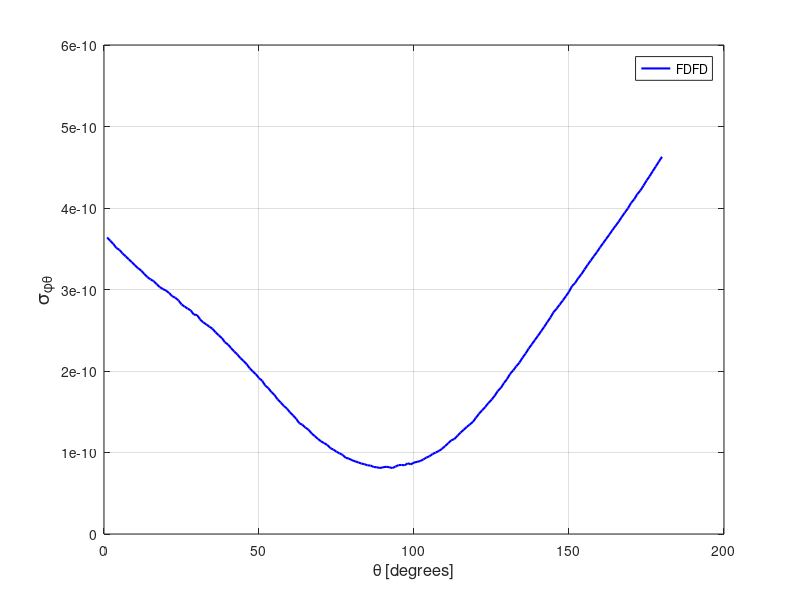

Source code (MATLAB):
spt = [ 
    1  0.36384004E-09
    2  0.35996264E-09
    3  0.35586084E-09
    4  0.35102424E-09
    5  0.34848072E-09
    6  0.34409622E-09
    7  0.34055583E-09
    8  0.33697134E-09
    9  0.33346984E-09
   10  0.32967545E-09
   11  0.32606406E-09
   12  0.32328498E-09
   13  0.31892586E-09
   14  0.31521782E-09
   15  0.31248176E-09
   16  0.31031097E-09
   17  0.30655881E-09
   18  0.30297065E-09
   19  0.30051281E-09
   20  0.29871960E-09
   21  0.29576241E-09
   22  0.29173100E-09
   23  0.28993066E-09
   24  0.28677427E-09
   25  0.28171010E-09
   26  0.27905112E-09
   27  0.27651906E-09
   28  0.27425962E-09
   29  0.26912170E-09
   30  0.26877839E-09
   31  0.26331545E-09
   32  0.25972621E-09
   33  0.25715072E-09
   34  0.25439190E-09
   35  0.25180760E-09
   36  0.24735791E-09
   37  0.24379893E-09
   38  0.24056582E-09
   39  0.23532254E-09
   40  0.23241893E-09
   41  0.22801742E-09
   42  0.22406882E-09
   43  0.22043556E-09
   44  0.21579719E-09
   45  0.21239616E-09
   46  0.20840325E-09
   47  0.20339905E-09
   48  0.19942761E-09
   49  0.19599632E-09
   50  0.19121268E-09
   51  0.18812868E-09
   52  0.18220765E-09
   53  0.17901346E-09
   54  0.17413863E-09
   55  0.17058256E-09
   56  0.16517751E-09
   57  0.16128687E-09
   58  0.15716684E-09
   59  0.15384846E-09
   60  0.14931538E-09
   61  0.14550666E-09
   62  0.14133866E-09
   63  0.13588310E-09
   64  0.13409375E-09
   65  0.13045677E-09
   66  0.12793813E-09
   67  0.12320789E-09
   68  0.12015480E-09
   69  0.11668416E-09
   70  0.11366617E-09
   71  0.11158959E-09
   72  0.10929400E-09
   73  0.10546434E-09
   74  0.10354487E-09
   75  0.10101422E-09
   76  0.98870204E-10
   77  0.97039932E-10
   78  0.93423567E-10
   79  0.92526389E-10
   80  0.90550484E-10
   81  0.89195193E-10
   82  0.87927346E-10
   83  0.86453192E-10
   84  0.85668805E-10
   85  0.84282178E-10
   86  0.83986290E-10
   87  0.82220959E-10
   88  0.81881037E-10
   89  0.80966137E-10
   90  0.81831174E-10
   91  0.82499022E-10
   92  0.81961216E-10
   93  0.80899593E-10
   94  0.82635017E-10
   95  0.84502662E-10
   96  0.84694605E-10
   97  0.84406385E-10
   98  0.86766636E-10
   99  0.85466252E-10
  100  0.87653676E-10
  101  0.88534832E-10
  102  0.89476891E-10
  103  0.91495353E-10
  104  0.93793501E-10
  105  0.95411810E-10
  106  0.98190012E-10
  107  0.99956467E-10
  108  0.10193012E-09
  109  0.10435147E-09
  110  0.10783596E-09
  111  0.11131631E-09
  112  0.11486059E-09
  113  0.11649545E-09
  114  0.12052924E-09
  115  0.12442118E-09
  116  0.12784158E-09
  117  0.13119900E-09
  118  0.13449715E-09
  119  0.13754882E-09
  120  0.14278857E-09
  121  0.14765066E-09
  122  0.15186266E-09
  123  0.15598076E-09
  124  0.16071830E-09
  125  0.16476594E-09
  126  0.16940080E-09
  127  0.17528966E-09
  128  0.17914779E-09
  129  0.18512400E-09
  130  0.19004583E-09
  131  0.19639253E-09
  132  0.20075633E-09
  133  0.20580578E-09
  134  0.21029689E-09
  135  0.21623443E-09
  136  0.22148408E-09
  137  0.22750082E-09
  138  0.23269016E-09
  139  0.23808400E-09
  140  0.24332056E-09
  141  0.24873545E-09
  142  0.25420069E-09
  143  0.25998645E-09
  144  0.26554051E-09
  145  0.27209782E-09
  146  0.27644084E-09
  147  0.28149866E-09
  148  0.28652233E-09
  149  0.29179625E-09
  150  0.29732047E-09
  151  0.30428793E-09
  152  0.30815694E-09
  153  0.31406111E-09
  154  0.31870490E-09
  155  0.32456207E-09
  156  0.33024924E-09
  157  0.33549136E-09
  158  0.34074582E-09
  159  0.34586478E-09
  160  0.35158054E-09
  161  0.35676659E-09
  162  0.36209616E-09
  163  0.36732464E-09
  164  0.37284881E-09
  165  0.37804437E-09
  166  0.38309353E-09
  167  0.38894543E-09
  168  0.39434159E-09
  169  0.39947240E-09
  170  0.40599193E-09
  171  0.41057624E-09
  172  0.41693962E-09
  173  0.42135342E-09
  174  0.42724732E-09
  175  0.43358342E-09
  176  0.43899062E-09
  177  0.44511367E-09
  178  0.45101811E-09
  179  0.45698154E-09
  180  0.46289378E-09
  181  0.46889292E-09
  182  0.47432408E-09
  183  0.48086984E-09
  184  0.48715632E-09
  185  0.49311033E-09
  186  0.49879006E-09
  187  0.50602206E-09
  188  0.51215931E-09
  189  0.51753601E-09
  190  0.52396826E-09
  191  0.53075738E-09
  192  0.53595001E-09
  193  0.54218136E-09
  194  0.54833893E-09
  195  0.55403176E-09
  196  0.55938570E-09
  197  0.56553612E-09
  198  0.57112343E-09
  199  0.57765537E-09
  200  0.58239885E-09
  201  0.58730854E-09
  202  0.59213562E-09
  203  0.59809868E-09
  204  0.60296207E-09
  205  0.60659078E-09
  206  0.61043864E-09
  207  0.61576949E-09
  208  0.61920491E-09
  209  0.62137312E-09
  210  0.62409478E-09
  211  0.62747896E-09
  212  0.63093131E-09
  213  0.63187444E-09
  214  0.63463729E-09
  215  0.63637196E-09
  216  0.63672184E-09
  217  0.63945954E-09
  218  0.63964711E-09
  219  0.63826305E-09
  220  0.63757738E-09
  221  0.63833566E-09
  222  0.63656685E-09
  223  0.63632549E-09
  224  0.63566286E-09
  225  0.63371153E-09
  226  0.63191807E-09
  227  0.62965150E-09
  228  0.62639827E-09
  229  0.62232786E-09
  230  0.61938044E-09
  231  0.61800864E-09
  232  0.61576177E-09
  233  0.60903266E-09
  234  0.60574379E-09
  235  0.60179367E-09
  236  0.59974420E-09
  237  0.59171690E-09
  238  0.58550714E-09
  239  0.58202504E-09
  240  0.57509447E-09
  241  0.57126320E-09
  242  0.56465815E-09
  243  0.55833321E-09
  244  0.55403593E-09
  245  0.54981847E-09
  246  0.54528315E-09
  247  0.53640681E-09
  248  0.53202076E-09
  249  0.52771543E-09
  250  0.52367094E-09
  251  0.51700560E-09
  252  0.51230109E-09
  253  0.50572163E-09
  254  0.50501053E-09
  255  0.49909160E-09
  256  0.49360321E-09
  257  0.49172710E-09
  258  0.48530818E-09
  259  0.48040827E-09
  260  0.47867854E-09
  261  0.47518339E-09
  262  0.47056098E-09
  263  0.46648557E-09
  264  0.46157569E-09
  265  0.46140497E-09
  266  0.45786461E-09
  267  0.45514670E-09
  268  0.45386303E-09
  269  0.45146112E-09
  270  0.45090010E-09
  271  0.44904711E-09
  272  0.44829104E-09
  273  0.44874188E-09
  274  0.44632789E-09
  275  0.44443693E-09
  276  0.44517665E-09
  277  0.44503046E-09
  278  0.44328910E-09
  279  0.44592596E-09
  280  0.44636508E-09
  281  0.44665333E-09
  282  0.44597026E-09
  283  0.44873066E-09
  284  0.44914347E-09
  285  0.44921597E-09
  286  0.45238643E-09
  287  0.45325646E-09
  288  0.45531129E-09
  289  0.45653389E-09
  290  0.46096771E-09
  291  0.46115331E-09
  292  0.46556231E-09
  293  0.46688381E-09
  294  0.47107196E-09
  295  0.47114851E-09
  296  0.47406279E-09
  297  0.47780324E-09
  298  0.47969739E-09
  299  0.48273824E-09
  300  0.48207971E-09
  301  0.48439741E-09
  302  0.48832821E-09
  303  0.49211279E-09
  304  0.49626731E-09
  305  0.49673260E-09
  306  0.50168952E-09
  307  0.50050458E-09
  308  0.50175653E-09
  309  0.50442128E-09
  310  0.50887294E-09
  311  0.50811566E-09
  312  0.50687060E-09
  313  0.50968435E-09
  314  0.51128518E-09
  315  0.50941129E-09
  316  0.51307003E-09
  317  0.51027871E-09
  318  0.51276861E-09
  319  0.51246823E-09
  320  0.51332860E-09
  321  0.51317423E-09
  322  0.51141241E-09
  323  0.50856069E-09
  324  0.50789800E-09
  325  0.50747545E-09
  326  0.50560728E-09
  327  0.50411758E-09
  328  0.50064347E-09
  329  0.49698412E-09
  330  0.49513521E-09
  331  0.49356225E-09
  332  0.48945692E-09
  333  0.48414400E-09
  334  0.48009430E-09
  335  0.47861531E-09
  336  0.47409549E-09
  337  0.47121868E-09
  338  0.46703807E-09
  339  0.46201948E-09
  340  0.45802939E-09
  341  0.45379964E-09
  342  0.45058335E-09
  343  0.44417348E-09
  344  0.44118759E-09
  345  0.43585119E-09
  346  0.43150988E-09
  347  0.42720846E-09
  348  0.42198753E-09
  349  0.41694070E-09
  350  0.41374354E-09
  351  0.40639331E-09
  352  0.40268444E-09
  353  0.39766410E-09
  354  0.39378387E-09
  355  0.38915504E-09
  356  0.38615380E-09
  357  0.38116510E-09
  358  0.37575376E-09
  359  0.37254855E-09
  360  0.36740966E-09
 ]; 
plot(spt(1:180,1),spt(1:180,2),'b-','linewidth',1.5 ); 
grid on 
legend('FDFD');
xlabel('\theta [degrees]','FontSize',12);
ylabel('\sigma_{\phi\theta}','FontSize',14);
